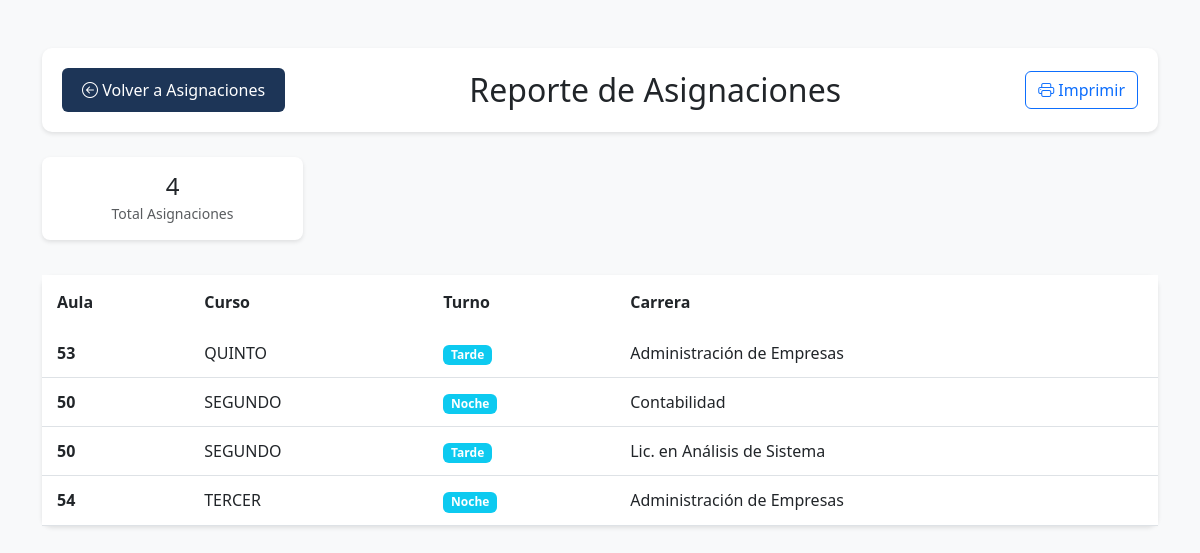
Page /reporte_asignaciones.php on the committed database.
### tables this page shows
CREATE TABLE `aulas` (
  `id` int NOT NULL,
  `numero` int NOT NULL,
  `capacidad` int NOT NULL
);

CREATE TABLE `cursos` (
  `id` int NOT NULL,
  `nombre` varchar(255) NOT NULL,
  `turno` enum('Mañana','Tarde','Noche') NOT NULL,
  `carrera_id` int DEFAULT NULL,
  `alumnos_matriculados` int NOT NULL
);

CREATE TABLE `carreras` (
  `id` int NOT NULL,
  `nombre` varchar(255) NOT NULL
);

### reporte_asignaciones.php (the view, shortened to what this page needs)
<?php
include("config.php");
$query = "SELECT a.numero AS aula, c.nombre AS curso, c.turno, ca.nombre AS carrera
          FROM asignaciones asg
          INNER JOIN aulas a ON asg.aula_id = a.id
          INNER JOIN cursos c ON asg.curso_id = c.id
          INNER JOIN carreras ca ON c.carrera_id = ca.id";
$result = $conn->query($query);
?>
<!DOCTYPE html>
<html lang="es">
<head>
    <link href="https://cdn.jsdelivr.net/npm/bootstrap@5.3.0/dist/css/bootstrap.min.css" rel="stylesheet">
    <link rel="stylesheet" href="https://cdn.jsdelivr.net/npm/bootstrap-icons@1.7.2/font/bootstrap-icons.css">
</head>
<body>
    <div class="container mt-5">
        <div class="page-header">
            <div class="d-flex justify-content-between align-items-center">
                <a href="asignacion_aulas.php" class="btn btn-primary">
                    <i class="bi bi-arrow-left-circle"></i> Volver a Asignaciones
                </a>
                <h2 class="mb-0">Reporte de Asignaciones</h2>
                <div class="btn-group">
                    <button class="btn btn-outline-primary" onclick="window.print()">
                        <i class="bi bi-printer"></i> Imprimir
                    </button>
                </div>
            </div>
        </div>
        <div class="row stats-container">
            <div class="col-md-3">
                <div class="stat-card text-center">
                    <h4 class="mb-0"><?php echo $result->num_rows; ?></h4>
                    <small class="text-muted">Total Asignaciones</small>
                </div>
            </div>
        </div>
        <table class="table table-hover">
            <thead>
                <tr>
                    <th>Aula</th>
                    <th>Curso</th>
                    <th>Turno</th>
                    <th>Carrera</th>
                </tr>
            </thead>
            <tbody>
                <?php while ($row = $result->fetch_assoc()) { ?>
                    <tr>
                        <td><strong><?php echo $row['aula']; ?></strong></td>
                        <td><?php echo $row['curso']; ?></td>
                        <td>
                            <span class="badge bg-info"><?php echo $row['turno']; ?></span>
                        </td>
                        <td><?php echo $row['carrera']; ?></td>
                    </tr>
                <?php } ?>
            </tbody>
        </table>
    </div>
</body>
</html>

### reporte_asignaciones.php (style rules this page uses)
body { background-color: #f8f9fa; }
.page-header { background-color: #fff; padding: 20px; border-radius: 10px; box-shadow: 0 2px 4px rgba(0,0,0,0.1); margin-bottom: 25px; }
.table { background-color: #fff; box-shadow: 0 2px 4px rgba(0,0,0,0.1); border-radius: 10px; }
.table thead { background-color: #1D3557; color: white; }
.table thead th { border-bottom: none; padding: 15px; }
.table tbody td { padding: 12px 15px; vertical-align: middle; }
.btn-primary { background-color: #1D3557; border: none; padding: 10px 20px; transition: all 0.3s; }
.stats-container { margin-bottom: 20px; }
.stat-card { background: white; padding: 15px; border-radius: 8px; box-shadow: 0 2px 4px rgba(0,0,0,0.1); margin-bottom: 15px; }

### rows in the picture
aulas: numero "53", cursos.nombre "QUINTO", cursos.turno "Tarde", carreras.nombre "Administración de Empresas"
aulas: numero "50", cursos.nombre "SEGUNDO", cursos.turno "Noche", carreras.nombre "Contabilidad", cursos.turno "Tarde", carreras.nombre "Lic. en Análisis de Sistema"
aulas: numero "54", cursos.nombre "TERCER", cursos.turno "Noche", carreras.nombre "Administración de Empresas"

### other values in the picture
$result->num_rows "4"
